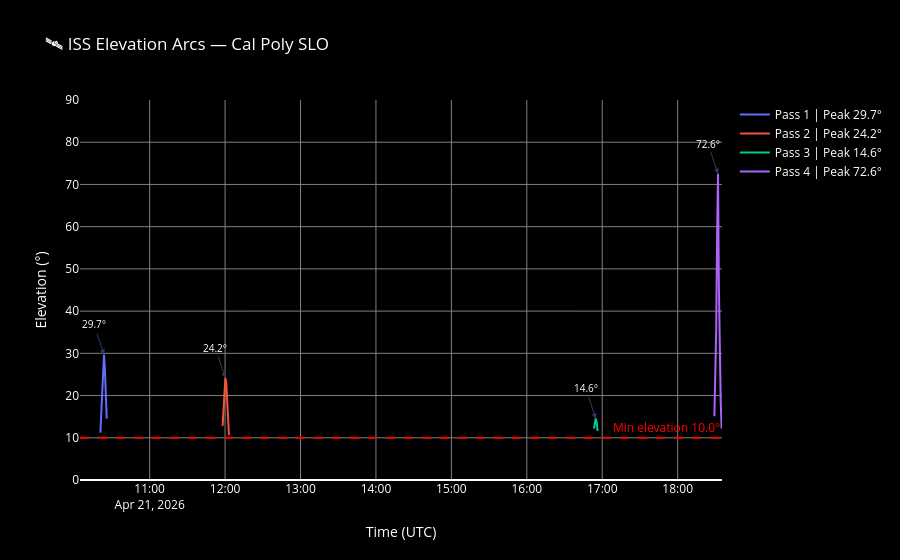

Source (notebook cell):
### Code cell
fig_elev = go.Figure()

for i, (start, end) in enumerate(passes):
    t_slice = times_24[start:end+1]
    el_slice = elevations[start:end+1]
    peak_el = el_slice.max()
    peak_idx = el_slice.argmax()
    peak_time = t_slice[peak_idx]
    
    # Convert to datetime for plotting
    t_plot = [t.to_datetime(timezone.utc) for t in t_slice]
    
    fig_elev.add_trace(go.Scatter(
        x=t_plot,
        y=el_slice,
        mode='lines',
        name=f'Pass {i+1} | Peak {peak_el:.1f}°',
        line=dict(width=2)
    ))
    
    # Annotate peak
    fig_elev.add_annotation(
        x=peak_time.to_datetime(timezone.utc),
        y=peak_el,
        text=f'{peak_el:.1f}°',
        showarrow=True,
        arrowhead=2,
        font=dict(color='white', size=10)
    )

# Min elevation reference line
fig_elev.add_hline(
    y=min_elev,
    line_dash='dash',
    line_color='red',
    annotation_text=f'Min elevation {min_elev}°',
    annotation_font_color='red'
)

fig_elev.update_layout(
    title=f'🛰️ ISS Elevation Arcs — {gs_name}',
    xaxis_title='Time (UTC)',
    yaxis_title='Elevation (°)',
    paper_bgcolor='black',
    plot_bgcolor='black',
    font=dict(color='white'),
    xaxis=dict(gridcolor='gray'),
    yaxis=dict(gridcolor='gray', range=[0, 90]),
    legend=dict(bgcolor='black')
)

fig_elev.show()
print(f" Elevation arcs plotted for {len(passes)} passes")
for i, (start, end) in enumerate(passes):
    el_slice = elevations[start:end+1]
    print(f"   Pass {i+1}: Peak {el_slice.max():.1f}° at {times_24[start + el_slice.argmax()].iso} UTC")

### Figure 1 — Plotly figure (JSON) as saved in the notebook; plotly's stock layout.template omitted (floating-point values rounded to 4 significant figures)
{"data": [{"line": {"width": 2}, "mode": "lines", "name": "Pass 1 | Peak 29.7°", "type": "scatter", "x": ["2026-04-21T10:20:47.774048+00:00", "2026-04-21T10:21:30.995659+00:00", "2026-04-21T10:22:14.217270+00:00", "2026-04-21T10:22:57.438881+00:00", "2026-04-21T10:23:40.660492+00:00", "2026-04-21T10:24:23.882102+00:00", "2026-04-21T10:25:07.103713+00:00", "2026-04-21T10:25:50.325324+00:00"], "y": [11.21, 16.14, 22.03, 27.73, 29.73, 26.1, 20.11, 14.54]}, {"line": {"width": 2}, "mode": "lines", "name": "Pass 2 | Peak 24.2°", "type": "scatter", "x": ["2026-04-21T11:58:02.691507+00:00", "2026-04-21T11:58:45.913118+00:00", "2026-04-21T11:59:29.134729+00:00", "2026-04-21T12:00:12.356340+00:00", "2026-04-21T12:00:55.577950+00:00", "2026-04-21T12:01:38.799561+00:00", "2026-04-21T12:02:22.021172+00:00", "2026-04-21T12:03:05.242783+00:00"], "y": [12.81, 17.29, 21.65, 24.16, 23.12, 19.33, 14.81, 10.62]}, {"line": {"width": 2}, "mode": "lines", "name": "Pass 3 | Peak 14.6°", "type": "scatter", "x": ["2026-04-21T16:53:23.551937+00:00", "2026-04-21T16:54:06.773548+00:00", "2026-04-21T16:54:49.995159+00:00", "2026-04-21T16:55:33.216770+00:00", "2026-04-21T16:56:16.438381+00:00"], "y": [12.2, 14.01, 14.58, 13.68, 11.65]}, {"line": {"width": 2}, "mode": "lines", "name": "Pass 4 | Peak 72.6°", "type": "scatter", "x": ["2026-04-21T18:29:12.026174+00:00", "2026-04-21T18:29:55.247785+00:00", "2026-04-21T18:30:38.469396+00:00", "2026-04-21T18:31:21.691007+00:00", "2026-04-21T18:32:04.912618+00:00", "2026-04-21T18:32:48.134228+00:00", "2026-04-21T18:33:31.355839+00:00", "2026-04-21T18:34:14.577450+00:00", "2026-04-21T18:34:57.799061+00:00"], "y": [15.08, 22.74, 35.27, 57.77, 72.56, 45.35, 28.33, 18.57, 12.22]}], "layout": {"annotations": [{"arrowhead": 2, "font": {"color": "white", "size": 10}, "showarrow": true, "text": "29.7°", "x": "2026-04-21T10:23:40.660492+00:00", "y": 29.73}, {"arrowhead": 2, "font": {"color": "white", "size": 10}, "showarrow": true, "text": "24.2°", "x": "2026-04-21T12:00:12.356340+00:00", "y": 24.16}, {"arrowhead": 2, "font": {"color": "white", "size": 10}, "showarrow": true, "text": "14.6°", "x": "2026-04-21T16:54:49.995159+00:00", "y": 14.58}, {"arrowhead": 2, "font": {"color": "white", "size": 10}, "showarrow": true, "text": "72.6°", "x": "2026-04-21T18:32:04.912618+00:00", "y": 72.56}, {"font": {"color": "red"}, "showarrow": false, "text": "Min elevation 10.0°", "x": 1, "xanchor": "right", "xref": "x domain", "y": 10, "yanchor": "bottom", "yref": "y"}], "font": {"color": "white"}, "legend": {"bgcolor": "black"}, "paper_bgcolor": "black", "plot_bgcolor": "black", "shapes": [{"line": {"color": "red", "dash": "dash"}, "type": "line", "x0": 0, "x1": 1, "xref": "x domain", "y0": 10, "y1": 10, "yref": "y"}], "title": {"text": "🛰️ ISS Elevation Arcs — Cal Poly SLO"}, "xaxis": {"gridcolor": "gray", "title": {"text": "Time (UTC)"}}, "yaxis": {"gridcolor": "gray", "range": [0, 90], "title": {"text": "Elevation (°)"}}}}
